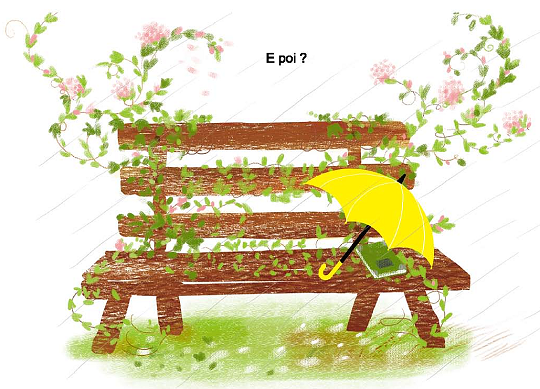
//> input picture 2 OpenCV图像处理/3 OpenCV图像处理进阶（imgproc组件、feature2D组件）/4 图像轮廓/4 图像轮廓（A）/demo2-查找并绘制轮廓综合实例/1.jpg, 540 x 389 px
$ ./test   (built with g++ and OpenCV 4)
//> lines starting //> are read from the running program, lines starting //| are printed output that depends on the picture; after the words box and inside, x2 and y2 are one past the last pixel; in counts of white or black regions, pixels touching at a corner belong together
/**
  ******************************************************************************
  * @file    test.cpp
  * @author  Bruceou
  * @version V1.0
  * @date    2017-11
  * @brief   查找并绘制轮廓综合实例
  ******************************************************************************
  * @attention
  * 本程序适用于OpenCV2和OpenCV3版本。
  ******************************************************************************
  */
/**Includes*********************************************************************/
#include "opencv2/highgui/highgui.hpp"
#include "opencv2/imgproc/imgproc.hpp"
#include <iostream>
/**namespace*******************************************************************/
using namespace cv;
using namespace std;

/**【宏定义】******************************************************************/
#define WINDOW_NAME1 "【原始图窗口】"			    //为窗口标题定义的宏
#define WINDOW_NAME2 "【轮廓图】"					//为窗口标题定义的宏

/**【全局变量的声明】**********************************************************/
Mat g_srcImage;
Mat g_grayImage;
int g_nThresh = 80;
int g_nThresh_max = 255;
RNG g_rng(12345);
Mat g_cannyMat_output;
vector<vector<Point>> g_vContours;
vector<Vec4i> g_vHierarchy;

/**【全局函数的声明】**********************************************************/
static void ShowHelpText( );
void on_ThreshChange(int, void* );

/**
  * @brief     主函数
  * @param     argc 命令行参数个数
               argv 命令行参数
  * @retval    int
  */
int main (int argc, char **argv)
{
	//【0】改变console字体颜色
	system("color 1F");

	//【0】显示欢迎和帮助文字
	ShowHelpText( );

	// 加载源图像
	g_srcImage = imread( "1.jpg", 1 );
//> g_srcImage is the input picture: 389 rows x 540 cols, CV_8UC3; mean B, G, R 180.9, 214.1, 221.3
	if(!g_srcImage.data ) { printf("读取图片错误，请确定目录下是否有imread函数指定的图片存在~！ \n"); return false; }

	// 转成灰度并模糊化降噪
	cvtColor( g_srcImage, g_grayImage, CV_BGR2GRAY );
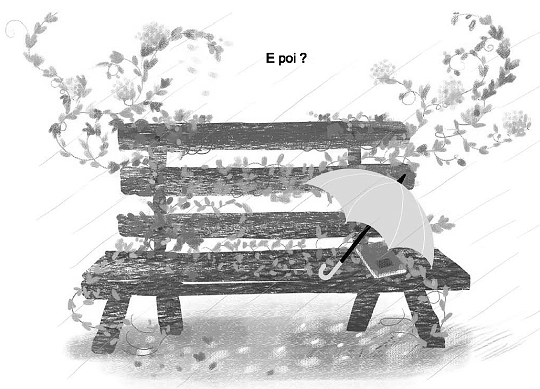
//> g_grayImage: 389 rows x 540 cols, CV_8UC1; min 0, max 255, mean 212.5
	blur( g_grayImage, g_grayImage, Size(3,3) );
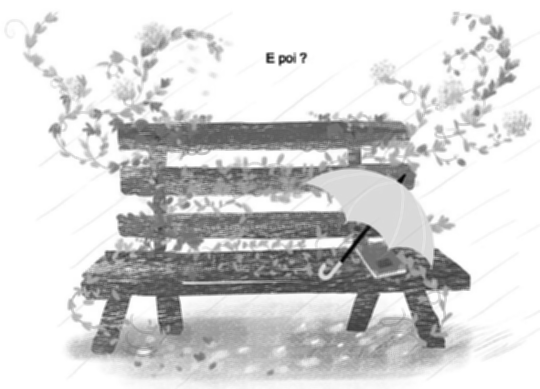
//> g_grayImage: 389 rows x 540 cols, CV_8UC1; min 4, max 255, mean 212.5

	// 创建窗口
	namedWindow( WINDOW_NAME1, CV_WINDOW_AUTOSIZE );
	imshow( WINDOW_NAME1, g_srcImage );

	//创建滚动条并初始化
	createTrackbar( "canny阈值", WINDOW_NAME1, &g_nThresh, g_nThresh_max, on_ThreshChange );
	on_ThreshChange( 0, 0 );

	waitKey(0);
	return(0);
}

/**
  * @brief     回调函数
  * @param     int
               void
  * @retval    None
  */
void on_ThreshChange(int, void* )
{

	// 用Canny算子检测边缘
	Canny( g_grayImage, g_cannyMat_output, g_nThresh, g_nThresh*2, 3 );
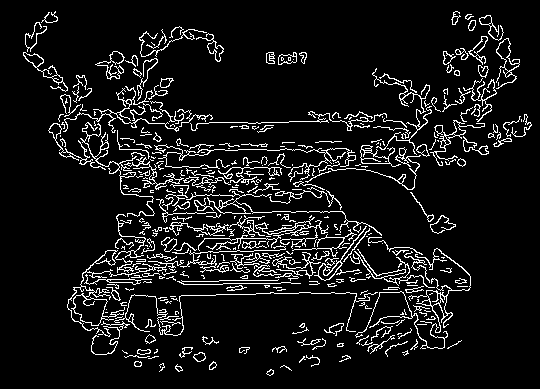
//> g_cannyMat_output: 389 rows x 540 cols, CV_8UC1; 8.7% white in thin lines or dots, all inside (x1, y1, x2, y2) = (23, 11, 532, 376)

	// 寻找轮廓
	findContours( g_cannyMat_output, g_vContours, g_vHierarchy, CV_RETR_TREE, CV_CHAIN_APPROX_SIMPLE, Point(0, 0) );
//> g_vContours = 498 contours, 347 with area under 20; largest, box (x1, y1, x2, y2) and area: (67, 250, 184, 337) 986, (73, 294, 108, 326) 666, (355, 248, 471, 349) 428, (496, 38, 520, 89) 333, (360, 145, 401, 167) 308; g_vHierarchy = 498 items, first 8: [2, -1, 1, -1], [-1, -1, -1, 0], [3, 0, -1, -1], [5, 2, 4, -1], [-1, -1, -1, 3], [6, 3, -1, -1], [8, 5, 7, -1], [-1, -1, -1, 6]

	// 绘出轮廓
	Mat drawing = Mat::zeros( g_cannyMat_output.size(), CV_8UC3 );
	for( int i = 0; i< g_vContours.size(); i++ )
	{
		Scalar color = Scalar( g_rng.uniform(0, 255), g_rng.uniform(0,255), g_rng.uniform(0,255) );//任意值
		drawContours( drawing, g_vContours, i, color, 2, 8, g_vHierarchy, 0, Point() );
	}
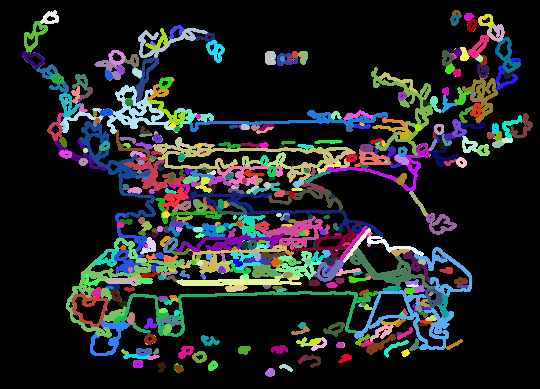
//> drawing: 389 rows x 540 cols, CV_8UC3; mean B, G, R 35.6, 34.9, 31.9

	// 显示效果图
	imshow( WINDOW_NAME2, drawing );
}

/**
  * @brief     帮助函数
  * @param     None
  * @retval    None
  */
static void ShowHelpText()
{
	//输出欢迎信息和OpenCV版本
	printf("\n\n\t\t\t   当前使用的OpenCV版本为：" CV_VERSION );
	printf("\n\n  ----------------------------------------------------------------------------\n");

	//输出一些帮助信息
	printf(   "\n\n\t【在图形中寻找轮廓】程序\n\n");
	printf(   "\n\n\t按键操作说明: \n\n"
		"\t\t键盘按键任意键- 退出程序\n\n"
		"\t\t滑动滚动条-改变阈值\n" );
}
